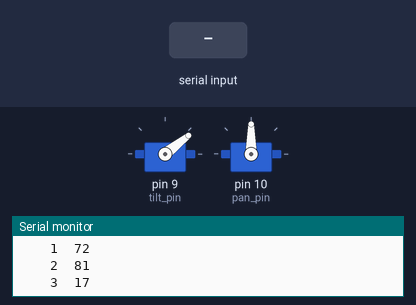
Bench run of a sketch on a simulated Arduino Uno, built with avr-gcc and run on an emulated ATmega328P. Parts: 2 × servo, the last lines printed to the serial monitor. The test bench sets the inputs (shaded band).

Above: at 1.7 s.
1.8 s: "90,45\n" received over Serial
At 1.95 s:
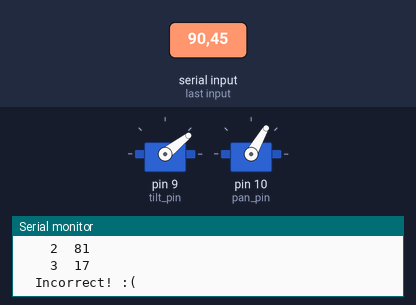
At 2.85 s:
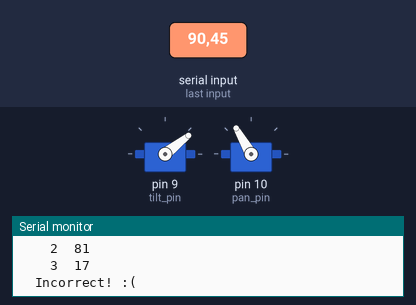
4.8 s: "30,150\n" received over Serial
Timing chart, 0 to 12.0 s (numbered marks = the images above; inputs shaded):
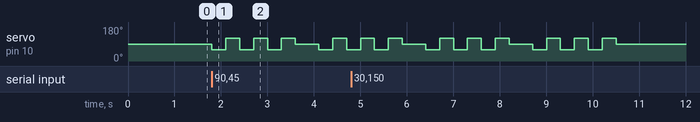

Measured:
- after the input at 1.8 s, servo on pin 10 (pan_pin): 90° → 60° at once, → 120° 0.30 s later, → 60° 0.30 s later, → 120° 0.30 s later, … (10 changes in this stretch)

The sketch:

text_serial.ino
```cpp
#include <Servo.h>

Servo tilt;
int tilt_pin=9;
int tilt_forward=38;
int tilt_amount=10;

Servo pan;
int pan_pin=10;
int pan_forward=90;
int pan_amount=30;

char* question="  What is 9*8?";
char* answers[3]={"    1  72","    2  81","    3  17"};
int correct_answer=1;

void setup()
{
  Serial.begin(57600);
  tilt.attach(tilt_pin);
  pan.attach(pan_pin);
  face_forward();
  delay(500);

  Serial.println("Quizbot!");
  Serial.println(question);

  for(int ii=0;ii<3;++ii)
    Serial.println(answers[ii]);
}

void loop()
{
  int answer=Serial.parseInt();

  if(answer>0)
  {
    if(answer==correct_answer)
    {
      Serial.println("  Correct! :)");
      nod_yes();
    }
    else
    {
      Serial.println("  Incorrect! :(");
      nod_no();
    }

    face_forward();
    delay(500);
  }
}

void face_forward()
{
  tilt.write(tilt_forward);
  pan.write(pan_forward);
}

void nod_yes()
{
  for(int times=0;times<3;++times)
  {
    tilt.write(tilt_forward-tilt_amount);
    delay(300);
    tilt.write(tilt_forward+tilt_amount);
    delay(300);
  }
}

void nod_no()
{
  for(int times=0;times<3;++times)
  {
    pan.write(pan_forward-pan_amount);
    delay(300);
    pan.write(pan_forward+pan_amount);
    delay(300);
  }
}
```
